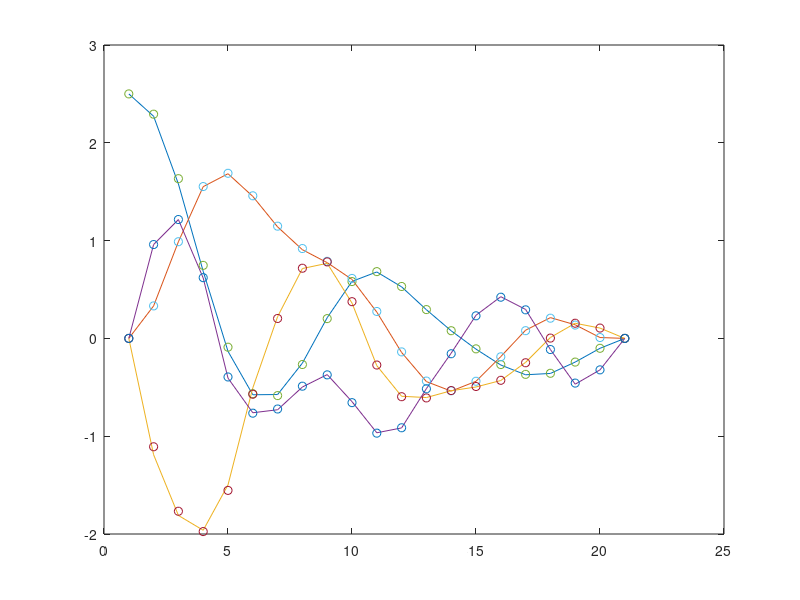
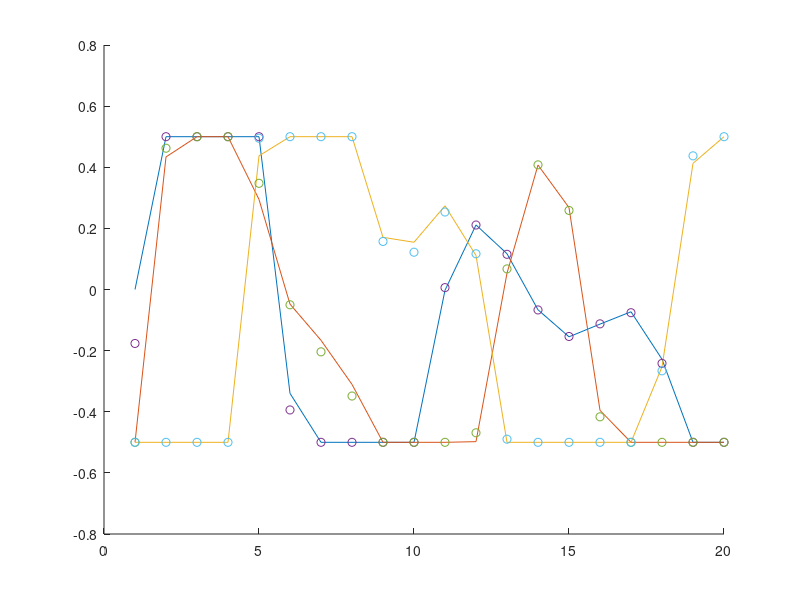

The MATLAB source for these figures, in order:
clear

N = 20;
nx = 8;
nu = 3;

A0 = [0.76272   0.11488   0.00248   0.00002   0.45961   0.01981   0.00025   0.00000 ;
  0.11488   0.76520   0.11490   0.00248   0.01981   0.45987   0.01981   0.00025 ;
  0.00248   0.11490   0.76520   0.11488   0.00025   0.01981   0.45987   0.01981 ;
  0.00002   0.00248   0.11488   0.76272   0.00000   0.00025   0.01981   0.45961 ;
 -0.89941   0.42024   0.01931   0.00025   0.76272   0.11488   0.00248   0.00002 ;
  0.42024  -0.88010   0.42049   0.01931   0.11488   0.76520   0.11490   0.00248 ;
  0.01931   0.42049  -0.88010   0.42024   0.00248   0.11490   0.76520   0.11488 ;
  0.00025   0.01931   0.42024  -0.89941   0.00002   0.00248   0.11488   0.76272 ];

B = [0.11990   0.00252   0.00002 ;
  0.00252   0.11992   0.00252 ;
  0.00002   0.00252   0.11992 ;
  0.00000   0.00002   0.00252 ;
  0.45961   0.01981   0.00025 ;
  0.01981   0.45987   0.01981 ;
  0.00025   0.01981   0.45987 ;
  0.00000   0.00025   0.01981 ];

b = [0.10000 ;
  0.10000 ;
  0.10000 ;
  0.10000 ;
  0.10000 ;
  0.10000 ;
  0.10000 ;
  0.10000];

x0 = [  2.50000 ;
  2.50000 ;
  0.00000 ;
  0.00000 ;
  0.00000 ;
  0.00000 ;
  0.00000 ;
  0.00000 ];

% Cost function
Q = eye(nx);
R = 2*eye(nu);
q = 0.1*ones(nx,1);
r = 0.2*ones(nu,1);
H = blkdiag(kron(eye(N),blkdiag(Q,R)),Q);
f = [repmat([q;r],N,1);q];

C = [-eye(nx),zeros(nx,N*(nx+nu))];
c = [x0;repmat(b,N,1)];
for i=0:N-1
    C = [C;zeros(nx,i*(nx+nu)),A0,B,-eye(nx),zeros(nx,(N-i-1)*(nx+nu))];
end


lb = [repmat([-4*ones(nx,1);-0.5*ones(nu,1)],N,1);-4*ones(nx,1)];
lb(end-nx+1:end) = 0;
ub = -lb;


sparse.w = quadprog(H,f,[],[],C,-c,lb,ub);

XU = reshape([sparse.w;zeros(nu,1)],nx+nu,N+1);
sparse.x = vec(XU(1:nx,:));
sparse.u = vec(XU(nx+1:end,1:end-1));
sparse.U = XU(nx+1:end,1:end-1).';

figure(1);clf;plot(XU(1:2:7,:).')

%% Condensing

Abar = [-eye(nx),zeros(nx,(N-1)*nx)];
Bbar = kron(eye(N),B);
for i=1:N-1
    Abar = [Abar;zeros(nx,(i-1)*(nx)),A0,-eye(nx),zeros(nx,(N-i-1)*nx)];
end
Qbar = kron(eye(N+1),Q);
Rbar = kron(eye(N),R);
c = [A0*x0+b;repmat(b,N-1,1)];
Dx = blkdiag(zeros(N*nx,N*nx),eye(nx));
Dx(1,1) = 1;

G = [zeros(nx,N*nu);-Abar\Bbar];
Ge = [eye(nx);-Abar\[A0;zeros((N-1)*nx,nx)]];
g = [zeros(nx,1);-Abar\c];

Hbar = Rbar + G.'*Qbar*G;
hbar = repmat(r,N,1) + G.'*(repmat(q,N+1,1)+Qbar*g);
%% Read from file
file = fopen('QP_data.txt','r');
num_arrays_to_read = 10;
arrays_to_read = {};
for i=1:num_arrays_to_read
    instr=fgets(file);
    temp = sscanf(instr,'%g ');
    arrays_to_read{i} = temp;
end
numvars = N*nu;
[H,f,A,lbU,ubU,lbA,ubA,C,d,D] = arrays_to_read{:};
H = reshape(H,numvars,numvars);
A = reshape(A,N*(nx+nx+nu)+nx+nu,numvars);
% C = reshape(C,N*(nx),numvars);
D = reshape(D,(N+1)*(nx+nu),numvars);

% bigA = [];
% for i=0:N-1
%     bigA = [bigA;C(i*nx+1:(i+1)*nx,:);D(i*(nx+nu)+1:(i+1)*(nx+nu),:)];
% end
% bigA = [bigA;D(end-(nx+nu)+1:end,:)];

condensing.u = quadprog(H,f,[A;-A],[ubA;-lbA],[],[],lbU,ubU);
condensing.U = reshape(condensing.u,nu,N).';
condensing.x = G(nx+1:end,:)*condensing.u+d;
condensing.X = reshape([x0;condensing.x],nx,N+1);

norm(condensing.u-sparse.u)
norm(condensing.x-sparse.x(nx+1:end))

figure(1);hold on;
plot(condensing.X(1:2:7,:).','o')

figure(2);hold on;
plot(condensing.U)
plot(sparse.U,'o')
